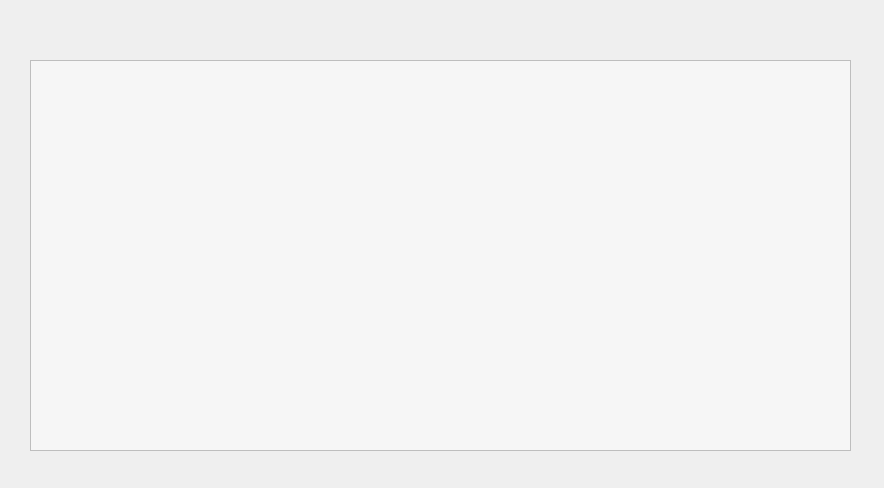
<?xml version="1.0" encoding="UTF-8"?>
<ui version="4.0">
 <class>ActivityLog</class>
 <widget class="QDialog" name="ActivityLog">
  <property name="geometry">
   <rect>
    <x>0</x>
    <y>0</y>
    <width>884</width>
    <height>488</height>
   </rect>
  </property>
  <property name="windowTitle">
   <string>Dialog</string>
  </property>
  <widget class="QListWidget" name="ActivityList">
   <property name="geometry">
    <rect>
     <x>30</x>
     <y>60</y>
     <width>821</width>
     <height>391</height>
    </rect>
   </property>
   <property name="styleSheet">
    <string notr="true">background-color: rgb(246, 246, 246);</string>
   </property>
  </widget>
 </widget>
 <resources/>
 <connections/>
</ui>
